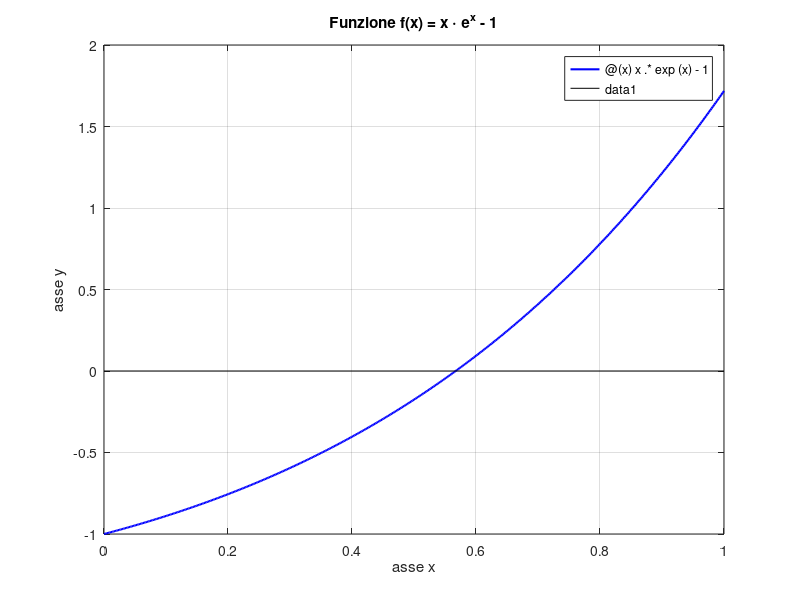

Write the MATLAB code that produced this figure. (Note: this script raises an error after producing the figure.)
% ---- Definizione della funzione e dell'intervallo ----

f = @(x) x .* exp(x) - 1;   % Funzione da risolvere
a = 0;                      % Estremo inferiore per il grafico
b = 1;                      % Estremo superiore per il grafico

% --- Parametri di input ---
toll = 1e-10;   % Tolleranza
nmax = 50;      % Numero massimo di iterazioni
x0 = 0.5;       % Punto iniziale


% --- Grafico della funzione ---
figure(4);
fplot(f, [a b], 'b-', 'LineWidth', 1.5);
hold on;
plot([a b], [0 0], 'k-');   % Disegno l'asse x
hold off;
title('Funzione f(x) = x \cdot e^x - 1');
xlabel('asse x');
ylabel('asse y');
grid on;                   % Aggiungo la griglia 


% --- Chiamata alla function steffensen ---
[xv, scartiv, iter] = steffensen(f, x0, toll, nmax);


% --- Stampa a video dei risultati ---
fprintf('\n--- METODO DI STEFFENSEN ---\n');
fprintf('Radice trovata: %10.15f\n', xv(end));
fprintf('Numero di iterazioni: %d\n\n', iter);


% --- Grafico del profilo di convergenza ---
figure(5);
semilogy(1:iter, abs(scartiv), 'm-*', 'LineWidth', 1.5);
title('Profilo di convergenza del metodo di Steffensen');
xlabel('Iterazioni');
ylabel('Scarto assoluto');
grid on;


% --- Stima dell'ordine di convergenza e costante asintotica ---

% 1. Calcolo la radice "esatta" con fzero per avere l'errore vero
alpha = fzero(f, x0); 

% 2. Calcolo gli errori e_k = |x_k - alpha|
e = abs(xv - alpha);

% 3. Stima di p e C
ez = e(e > 0);

if length(ez) >= 3
    % Formula per l'ordine di convergenza p basata sugli ERRORI
    p_stimato = log(ez(end) / ez(end-1)) / log(ez(end-1) / ez(end-2));

    % Formula per la costante asintotica C
    C_stimato = ez(end) / (ez(end-1) ^ p_stimato);

    % Stampo tutto
    fprintf('--- STIMA SPERIMENTALE ---\n');
    fprintf('Ordine di convergenza (p): %.4f\n', p_stimato);
    fprintf('Costante asintotica (C):  %.4f\n', C_stimato);
else
    fprintf('Iterazioni insufficienti per stimare p e C.\n');
end
fprintf('\n');
